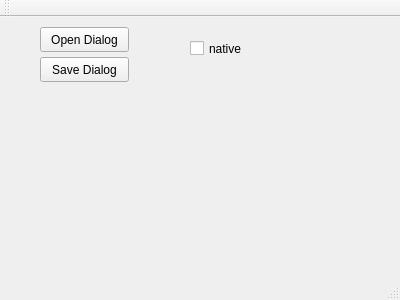
<?xml version="1.0" encoding="UTF-8"?>
<ui version="4.0">
 <class>MainWindow</class>
 <widget class="QMainWindow" name="MainWindow">
  <property name="geometry">
   <rect>
    <x>0</x>
    <y>0</y>
    <width>400</width>
    <height>300</height>
   </rect>
  </property>
  <property name="windowTitle">
   <string>MainWindow</string>
  </property>
  <widget class="QWidget" name="centralWidget">
   <widget class="QPushButton" name="openDialogPb">
    <property name="geometry">
     <rect>
      <x>40</x>
      <y>10</y>
      <width>89</width>
      <height>25</height>
     </rect>
    </property>
    <property name="text">
     <string>Open Dialog</string>
    </property>
   </widget>
   <widget class="QPushButton" name="saveDialogPb">
    <property name="geometry">
     <rect>
      <x>40</x>
      <y>40</y>
      <width>89</width>
      <height>25</height>
     </rect>
    </property>
    <property name="text">
     <string>Save Dialog</string>
    </property>
   </widget>
   <widget class="QCheckBox" name="nativecheckBox">
    <property name="geometry">
     <rect>
      <x>190</x>
      <y>20</y>
      <width>92</width>
      <height>23</height>
     </rect>
    </property>
    <property name="text">
     <string>native</string>
    </property>
   </widget>
  </widget>
  <widget class="QMenuBar" name="menuBar">
   <property name="geometry">
    <rect>
     <x>0</x>
     <y>0</y>
     <width>400</width>
     <height>22</height>
    </rect>
   </property>
  </widget>
  <widget class="QToolBar" name="mainToolBar">
   <attribute name="toolBarArea">
    <enum>TopToolBarArea</enum>
   </attribute>
   <attribute name="toolBarBreak">
    <bool>false</bool>
   </attribute>
  </widget>
  <widget class="QStatusBar" name="statusBar"/>
 </widget>
 <layoutdefault spacing="6" margin="11"/>
 <resources/>
 <connections/>
</ui>
